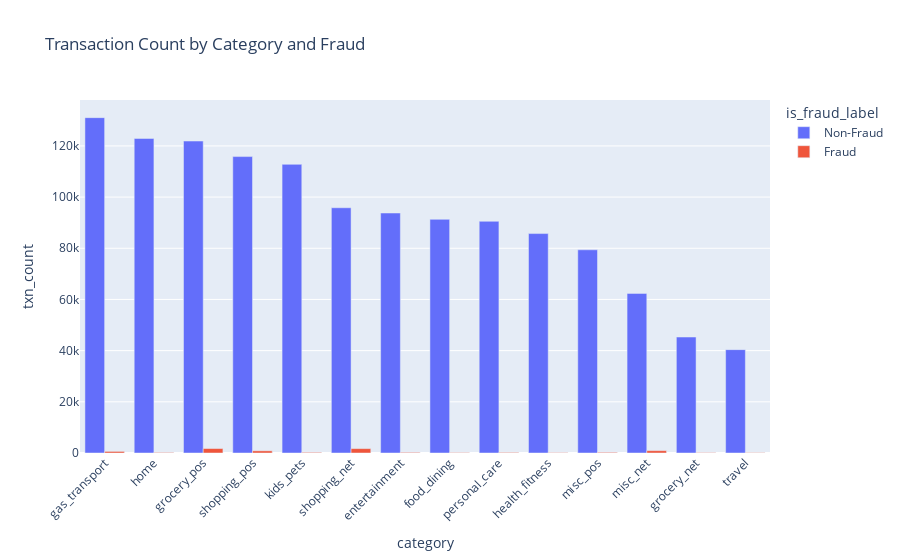

Write notebook code for a chart like this one.
### Markdown cell above
3rd Visualization & Insights: Frauds, its targeted category, preferred time to hit, & top hit states

### Code cell
from pyspark.sql.functions import col, when, hour, avg, count, expr
import plotly.express as px

# 1. Add time-related and fraud-label columns
df = df_cleaned.withColumn("trans_hour", hour("trans_date_trans_time_ts_formatted")) \
               .withColumn("is_fraud_label", when(col("is_fraud") == 1, "Fraud").otherwise("Non-Fraud"))

# 3. Transaction Count by Category & Fraud
category_stats = df.groupBy("category", "is_fraud_label") \
                   .agg(count("*").alias("txn_count")) \
                   .orderBy("txn_count", ascending=False)

category_stats_pd = category_stats.pandas_api()
category_stats_pd = category_stats_pd.to_pandas()

# 2. Transaction Count by Category and Fraud
fig2 = px.bar(category_stats_pd, x="category", y="txn_count", color="is_fraud_label",
              title="Transaction Count by Category and Fraud", barmode="group")
fig2.update_layout(xaxis_tickangle=-45)
fig2.show()

# When showing Fraud transactions, we can see that grocery_pos and shopping_net often been hit. So, let's filter in to those categories only

### Figure 1 — Plotly figure (JSON) as saved in the notebook; plotly's stock layout.template omitted (floating-point values rounded to 4 significant figures)
{"data": [{"alignmentgroup": "True", "hovertemplate": "is_fraud_label=Non-Fraud<br>category=%{x}<br>txn_count=%{y}<extra></extra>", "legendgroup": "Non-Fraud", "marker": {"color": "#636efa", "pattern": {"shape": ""}}, "name": "Non-Fraud", "offsetgroup": "Non-Fraud", "orientation": "v", "showlegend": true, "textposition": "auto", "type": "bar", "x": ["gas_transport", "home", "grocery_pos", "shopping_pos", "kids_pets", "shopping_net", "entertainment", "food_dining", "personal_care", "health_fitness", "misc_pos", "misc_net", "grocery_net", "travel"], "xaxis": "x", "y": [131041, 122917, 121895, 115829, 112796, 95830, 93781, 91310, 90538, 85746, 79405, 62372, 45318, 40391], "yaxis": "y"}, {"alignmentgroup": "True", "hovertemplate": "is_fraud_label=Fraud<br>category=%{x}<br>txn_count=%{y}<extra></extra>", "legendgroup": "Fraud", "marker": {"color": "#EF553B", "pattern": {"shape": ""}}, "name": "Fraud", "offsetgroup": "Fraud", "orientation": "v", "showlegend": true, "textposition": "auto", "type": "bar", "x": ["grocery_pos", "shopping_net", "misc_net", "shopping_pos", "gas_transport", "misc_pos", "kids_pets", "entertainment", "personal_care", "home", "food_dining", "grocery_net", "health_fitness", "travel"], "xaxis": "x", "y": [1743, 1713, 915, 843, 618, 250, 239, 233, 220, 198, 151, 134, 133, 116], "yaxis": "y"}], "layout": {"barmode": "group", "legend": {"title": {"text": "is_fraud_label"}, "tracegroupgap": 0}, "title": {"text": "Transaction Count by Category and Fraud"}, "xaxis": {"anchor": "y", "domain": [0, 1], "tickangle": -45, "title": {"text": "category"}}, "yaxis": {"anchor": "x", "domain": [0, 1], "title": {"text": "txn_count"}}}}
